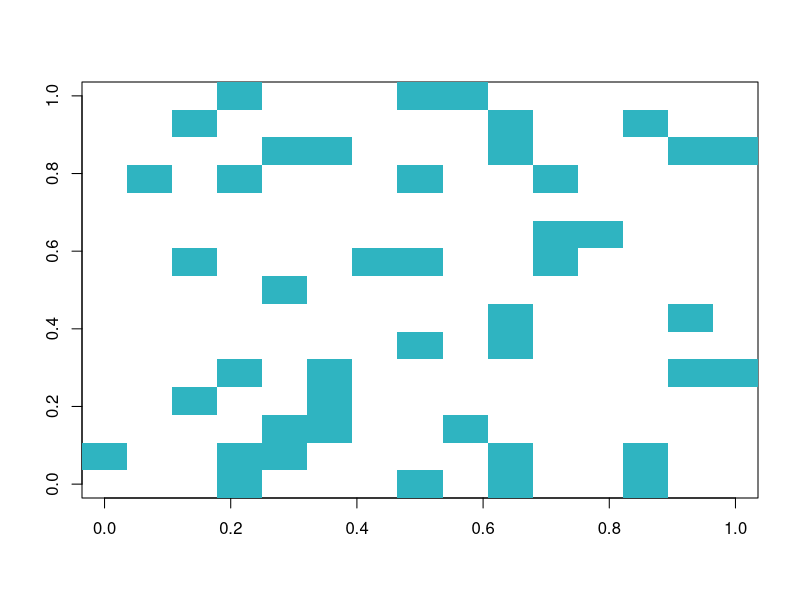
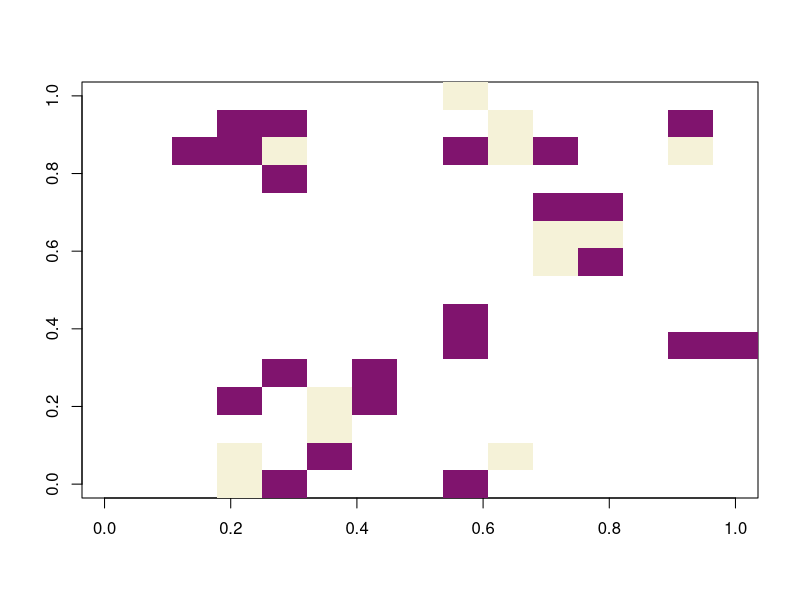
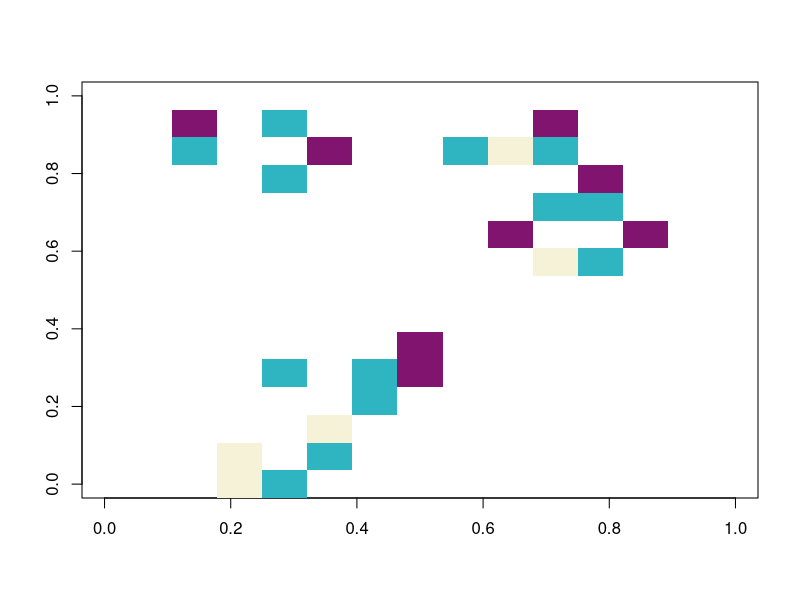
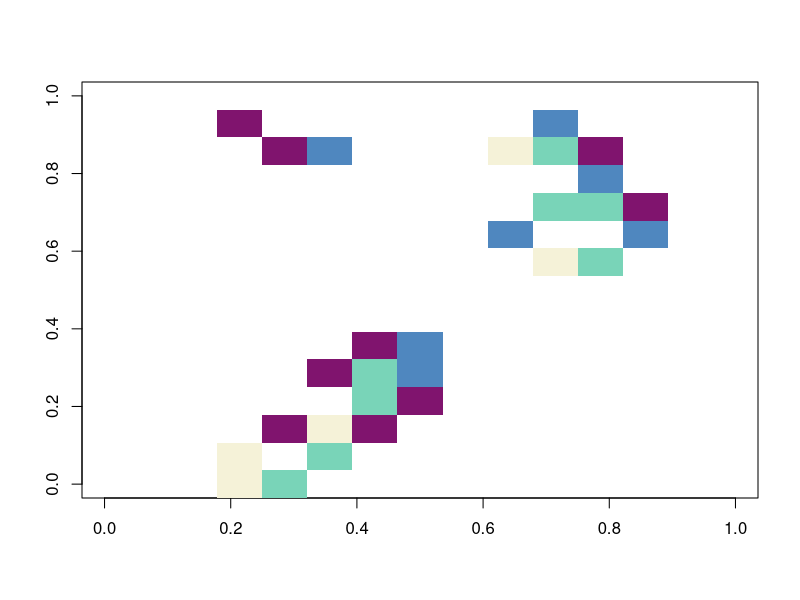
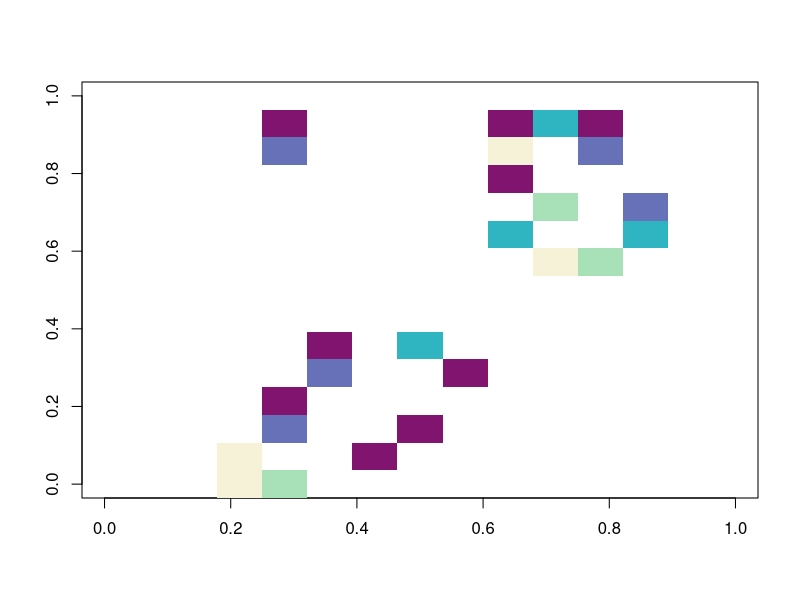
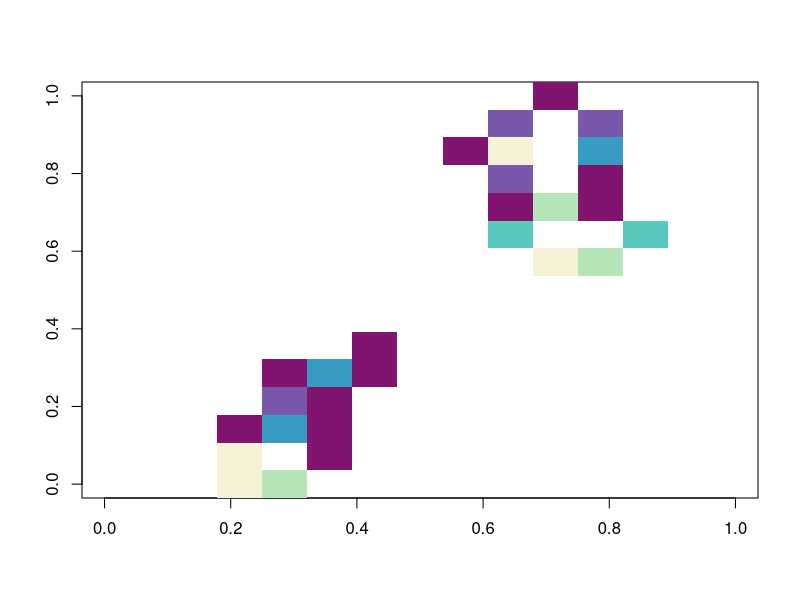
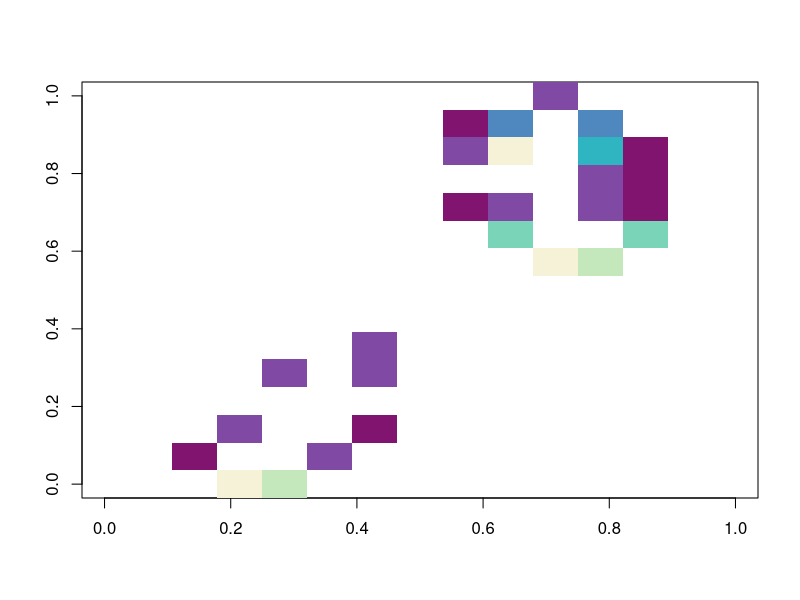
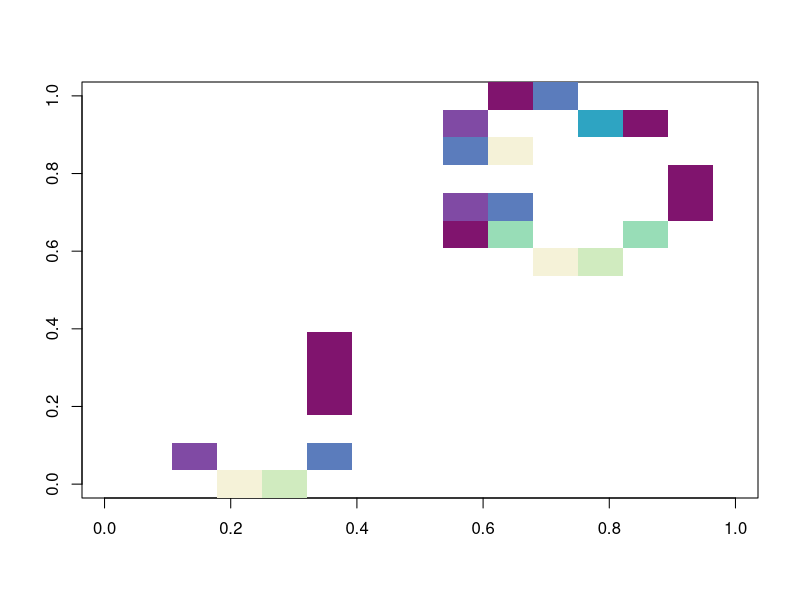

The R script that drew these images, in order: (Note: a time limit stopped this script after it produced the figures.)
isDead  <-    function(matrixOriginal, x, y) {
    NA %in% matrixOriginal[x, y]
}

howManyNeighbours   <-  function(matrixOriginal, x, y) {
    aliveCount  <-  0
    for (i in (-1):(1)){
        for (j in (-1):(1)) {
            if (i == 0 && j == 0)                next
            if (x + i < 1)                       next
            if (y + j < 1)                       next
            if (x + i > nrow(matrixOriginal))    next
            if (y + j > ncol(matrixOriginal))    next

            isdead  <-  isDead(matrixOriginal, x + i, y + j)

            if (isdead == FALSE) {
                aliveCount  <-  aliveCount + 1
            }
        }
    }

    return(aliveCount)
}

killCell    <-  function(matrixNew, x, y) {
    matrixNew[x,y]  <-  NA

    return(matrixNew)
}

birthCell   <-  function(matrixNew, x, y) {
    matrixNew[x, y]  <-  1

    return(matrixNew)
}

surviveCell <-  function(matrixOriginal, matrixNew, x, y) {
    matrixNew[x, y]  <- matrixOriginal[x, y] + 1

    return(matrixNew)
}

createNewMatrix <-  function(matrixOriginal) {
    matrixNew   <-  matrix( NA,
                            nrow = nrow(matrixOriginal),
                            ncol = ncol(matrixOriginal))
    return(matrixNew)
}

################################### LOOP

matrixWorldInception <- function(ncol, nrow, numberOfCells) {
    matrixOriginal   <-  matrix(NA, ncol, nrow)

    for (cell in 1:numberOfCells) {
        matrixOriginal  <-  birthCell(matrixOriginal, 
                                      sample(1:nrow, 1), 
                                      sample(1:ncol, 1)) 
    }

    return(matrixOriginal)
}

makeGeneration  <-  function(matrixOriginal) {
    matrixNew   <-  createNewMatrix(matrixOriginal)

    for (x in 1:nrow(matrixOriginal)) {
        for(y in 1:ncol(matrixOriginal)) {
            numberOfNeighbours  <-  howManyNeighbours(matrixOriginal, x, y)

            if (isDead(matrixOriginal, x, y) == FALSE) {
                if (numberOfNeighbours < 2) {
                    matrixNew   <-  killCell(matrixNew, x, y)
                }
                if (numberOfNeighbours == 2 || numberOfNeighbours == 3) {
                    matrixNew   <-  surviveCell(matrixOriginal, matrixNew, x, y)
                }
                if(numberOfNeighbours > 3) {
                    matrixNew   <-  killCell(matrixNew, x, y)
                }
            } else { 
                if(numberOfNeighbours == 3) {
                    matrixNew   <-  birthCell(matrixNew, x, y)
                }
            }
        }
    }

    return(matrixNew)
}

viewWorld   <-  function(matrix) {
    image(t(matrix), col = hcl.colors(30, "Purple-Yellow"))
    Sys.sleep(0.15)
    cat("living...")
}

comeAlive   <-  function(worldNcol, worldNrow, numberOfCells) {
    world   <-  matrixWorldInception(worldNcol, worldNrow, numberOfCells)

    while(TRUE) {
        viewWorld(world)
        world    <-  makeGeneration(world)
    }
}

settingsWorldNcol   = 15
settingsWorldNrow   = 15
settingsWorldNcells = 50

comeAlive(settingsWorldNcol, settingsWorldNrow, settingsWorldNcells)

# 80, 80, 900 work nice 
